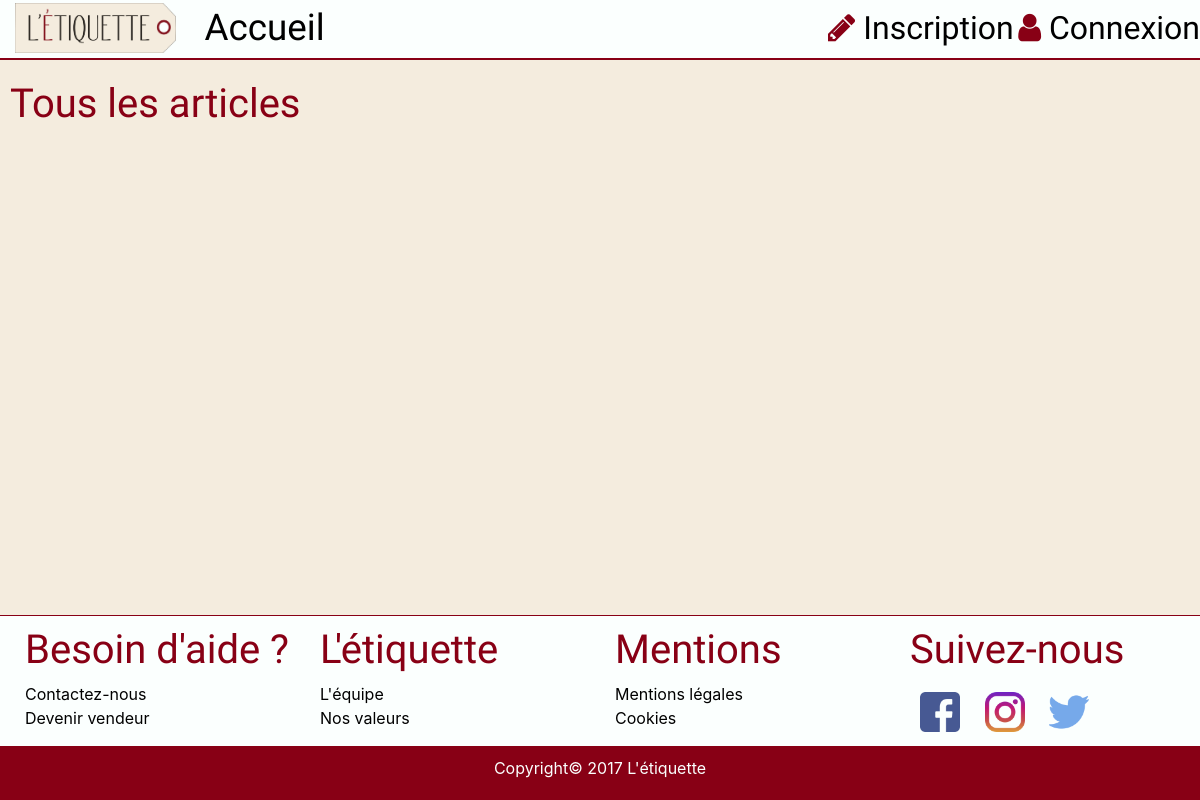
Before: / with the older database file.
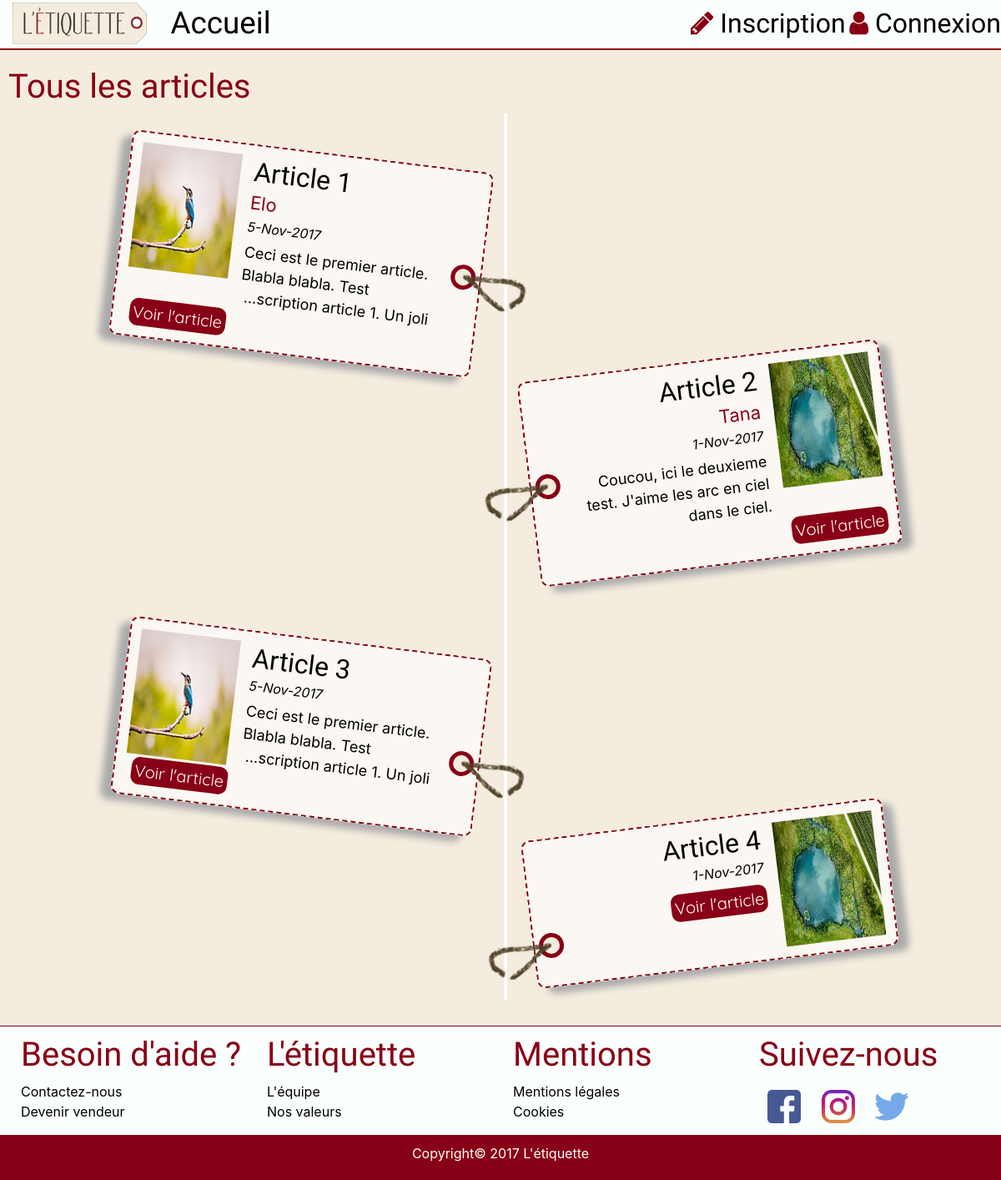
After: the same page with the newer database file.
### tables this page shows
CREATE TABLE IF NOT EXISTS `articles` (
  `id_article` int(11) NOT NULL AUTO_INCREMENT,
  `titre` varchar(255) NOT NULL,
  `auteur` varchar(255) NOT NULL,
  `date_article` datetime NOT NULL,
  `contenu` text NOT NULL,
  `description` mediumtext NOT NULL,
  `img_article` mediumtext NOT NULL,
  PRIMARY KEY (`id_article`)
);

### partials/accueil.php (the view, shortened to what this page needs)
<div class="acceuil_titre_global">
    <h1>Tous les articles</h1>
</div>
<?php
afficher_liste_articles();
function afficher_liste_articles()
{
    $bdd = connexion_sql();
    $sql = 'SELECT * FROM articles';
    $nbLigne = 0;
    $req = $bdd->query($sql) or die ('Erreur SQL : ' . mysqli_error($bdd)); ?>
    <section class="timeline">
        <div id="accueil_articles-id" class="accueil_articles">
            <?php while ($donnees = mysqli_fetch_array($req)) {
                $nbLigne++;
                ?>
                <?php
                if (($nbLigne % 2) == 0) { ?>
                    <div class="timeline-block timeline-block-right">
                        <div class="ficelle"></div>
                        <div class="scroll timeline-content">
                            <a href="index.php?page=article&id=<?php echo $donnees['id_article']; ?>&nom=<?php echo $donnees['titre']; ?>">
                                <div class="article_image">
                                    <img src="<?php echo $donnees['img_article']; ?>">
                                </div>
                                <div class="article_details">
                                    <div class="article_titre">
                                        <h2><?php echo $donnees['titre']; ?></h2>
                                    </div>
                                    <div class="article_auteur">
                                        <?php echo $donnees['auteur']; ?>
                                    </div>
                                    <div class="article_date">
                                        <em> <?php echo date_format(new DateTime($donnees['date_article']),'j-M-Y');?></em>
                                    </div>
                                    <div class="description_article">
                                        <?php echo $donnees['description']; ?>
                                    </div>
                                    <div class="goto_article">
                                        <span>Voir l'article</span>
                                    </div>
                                </div>
                            </a>
                        </div>
                    </div>
                <?php } else { ?>
                    <div  class="timeline-block timeline-block-left">
                        <div class="ficelle"></div>
                        <div class="scroll timeline-content">
                            <a href="index.php?page=article&id=<?php echo $donnees['id_article']; ?>&nom=<?php echo $donnees['titre']; ?>">
                                <div class="article_image">
                                    <img src="<?php echo $donnees['img_article']; ?>">
                                </div>
                                <div class="article_details">
                                    <div class="article_titre" style="direction: ltr">
                                        <h2><?php echo $donnees['titre']; ?></h2>
                                    </div>
                                    <div class="article_auteur">
                                        <?php echo $donnees['auteur']; ?>
                                    </div>
                                    <div class="article_date" dir="auto">
                                        <em> <?php echo date_format(new DateTime($donnees['date_article']),'j-M-Y');?></em>
                                    </div>
                                    <div class="description_article">
                                        <?php echo $donnees['description']; ?>
                                    </div>
                                    <div class="goto_article">
                                         <span>
                                             Voir l'article
                                         </span>
                                    </div>
                                </div>
                            </a>
                        </div>
                    </div>
                <?php }
            } ?>
        </div>
    </section>
    <?php
}
?>

### index.php (shortened to what this page needs)
<!DOCTYPE html>
<html lang="fr">
<head>
    <link rel="stylesheet" href="https://cdnjs.cloudflare.com/ajax/libs/font-awesome/4.7.0/css/font-awesome.min.css">
    <link rel="stylesheet" href="https://maxcdn.bootstrapcdn.com/bootstrap/4.0.0-alpha.6/css/bootstrap.min.css"
>
    <link href="css/main.css" rel="stylesheet"/>
    <link href="css/etiquettes.css" rel="stylesheet"/>
    <link href="css/timeline.css" rel="stylesheet"/>
</head>
<body>
<div class="menu">
    <?php
    include('partials/menu.php');
    ?>
</div>
<div class="contenu">
    <div class="global_width">
        <?php
        if (isset($_GET['page'])) {
            switch ($_GET['page']) {
                case 1:
                    include('partials/accueil.php');
                    break;
                case "article":
                    include('partials/article.php');
                    break;
                case 3:
                    include('partials/authentification.php');
                    break;
                case 4:
                    include('partials/inscription.php');
                    break;
                case 5:
                    include('partials/forget_password.php');
                    break;
                case "nos_valeurs":
                    include('partials/footer/nos_valeurs.php');
                    break;
                case "mentions_legales":
                    include('partials/footer/mentions_legales.php');
                    break;
            }
        } else {
            include('partials/accueil.php');
        }
        ?>
    </div>
</div>
<div id="footer">
    <?php include('partials/footer.php'); ?>
</div>
</body>
</html>

### partials/menu.php (shortened to what this page needs)
<nav class="menu" id="menu" xmlns="http://www.w3.org/1999/html">
    <div class="menu-item logo"><a href="/blog"><img src="assets/logo.png"></a></div>
    <div id="acceuil" class="menu-item"><a href="/blog">Accueil</a></div>
    <div id="grand-ecran" class="menu-right">
        <?php
        if (isset($_SESSION['user'])){
            ?><div class="menu-item menu-item-right menu-pseudo">
                <?php echo $_SESSION['user']['pseudo'] ?>
            </div>
            <div class="menu-item menu-item-right"><a href="sql/deconnexion.php"><i class="fa fa-user-times  "
                                                                  aria-hidden="true"></i>
                    Déconnexion</a></div>
            <?php
        }
        else{
        ?>
        <div class="menu-item menu-item-right"><a href="index.php?page=4"><i class="fa fa-pencil"
                                                                             aria-hidden="true"></i>
                Inscription</a></div>
        <div class="menu-item menu-item-right"><a href="index.php?page=3"><i class="fa fa-user"
                                                                             aria-hidden="true"></i>
                Connexion</a></div> <?php } ?>
    </div>
</nav>

### partials/footer.php
<div id="bottom-page">
    <div class="bottom-bar">
        <div class="global_width_bottom">
            <div class="row">
                <div class="col-md-3 aide">
                    <h1>Besoin d'aide ?</h1>
                    <ul>
                        <a href="#">
                            <li>Contactez-nous</li>
                        </a>
                        <a href="#">
                            <li>Devenir vendeur</li>
                        </a>
                    </ul>
                </div>
                <div class="col-md-3 etiquette ">
                    <h1>L'étiquette</h1>
                    <ul>
                        <a href="#">
                            <li>L'équipe</li>
                        </a>
                        <a href="index.php?page=nos_valeurs">
                            <li>Nos valeurs</li>
                        </a>
                    </ul>
                </div>
                <div class="col-md-3 mentions ">
                    <h1>Mentions</h1>
                    <ul>
                        <a href="index.php?page=mentions_legales">
                            <li>Mentions légales</li>
                        </a>
                        <a href="#">
                            <li>Cookies</li>
                        </a>
                    </ul>
                </div>
                <div class="col-md-3 social">
                    <h1>Suivez-nous</h1>
                    <div class="icon_social">
                        <a href="#"><img src="assets/icones/facebook.png"></a>
                        <a href="#"><img src="assets/icones/instagram.png"></a>
                        <a href="#"><img src="assets/icones/twitter.png"></a>
                    </div>
                </div>
            </div>
        </div>
    </div>
    <div class="bottom-copyright">
        <div class="global_width_bottom">
            Copyright© 2017 L'étiquette
        </div>
    </div>
</div>

### css/main.css (style rules this page uses)
body { background-color: #F4ECDE !important; }
h1, h3 { font-family: 'Open Sans Condensed', sans-serif; }
h2 { font-family: 'Dosis', sans-serif; }
.row { margin:0; }
.contenu { flex: 1; min-height: -webkit-calc(100vh - 295px); height: -moz-calc(100vh - 295px); min-height: calc(100vh - 295px); }
.global_width { max-width: 1760px; margin: auto; padding: 0 50px; height: 100%; }
.menu { height: 60px; margin-bottom: 20px; border: 0; width: 100%; background-color: #FBFFFE; border-bottom: 2px solid #880015; position: static; top: 60px; z-index: 999; }
.menu .menu-item { text-align: left; font-family: 'Open Sans Condensed', sans-serif; font-size: 2.3em; color: #000000; display: inline-block; }
.menu .menu-right { text-align: right; width: 40%; float: right; display: inline-block; padding-top:4px; }
.menu .menu-right .menu-item { font-size: 2em; }
.menu .fa { color: #880015; }
.menu .logo { width: 200px; }
.menu img { margin-bottom: 4px; height: 50px; padding-left: 15px; }
.menu a { color: #000000; }
#bottom-page a { text-decoration: none; color: #000000; }
#bottom-page a > li { list-style-type: none; }
#bottom-page h1 { padding-left: 40px; font-family: 'Open Sans Condensed', sans-serif; color: #880015; }
.bottom-bar { margin-top: 30px; padding-top: 10px; background-color: #FBFFFE; border-top: 1.5px solid #880015; }
.bottom-bar .icon_social { padding-left: 40px; }
.bottom-bar .icon_social img { width: 50px; margin: 10px; }
.bottom-copyright { background-color: #880015; color: #FBFFFE; text-align: center; padding-top: 10px; padding-bottom: 20px; bottom: 0; }
.global_width_bottom { max-width: 1580px; margin: auto; padding: 0 10px; }
.accueil_articles, .nos_valeurs { margin: auto; position: relative; overflow: hidden; }
.accueil_articles a { text-decoration: none; color: #000000; }
.accueil_articles h2 { margin-bottom: 2px; white-space: nowrap; overflow: hidden; text-overflow: ellipsis; }
.acceuil_titre_global h1 { color: #880015; }
.accueil_articles .article_image img { width: 200px; height: 250px; }
.accueil_articles .timeline-block-left .article_image, .nos_valeurs .timeline-block-left .valeur_image { padding-right: 16px; }
.accueil_articles .timeline-block-right .article_image, .nos_valeurs .timeline-block-right .valeur_image { padding-left: 16px; }
.accueil_articles .article_details .article_auteur, .nos_valeurs .valeur_titre { font-size: 22px; color: #880015; }
.accueil_articles .article_details .description_article { margin-top: 5px; font-size: 22px; text-overflow: ellipsis; overflow: hidden; max-height: 130px; display: -webkit-box; -webkit-line-clamp: 3; -webkit-box-orient: vertical; }
.accueil_articles .article_details .goto_article { margin-left: 8px; font-family: 'Quicksand', sans-serif; font-size: 24px; display: inline-block; }
.accueil_articles .article_details .goto_article span { padding: 4px; background-color: #880015; color: white; border-radius: 10px; }
.accueil_articles .timeline-block-left .article_details, .accueil_articles .timeline-block-left .article_titre { margin-right: 10%; }
.accueil_articles .timeline-block-right .article_details, .accueil_articles .timeline-block-right .article_titre { margin-left: 10%; }
@media screen and (max-width: 1250px) { .accueil_articles .article_image img { width: 120px !important; height: 150px !important; } }
@media screen and (max-width: 1250px) { .accueil_articles .article_details .description_article { font-size: 18px; } }
@media screen and (max-width: 1250px) { #footer h1 { font-size: 40px; padding:0; } }
@media screen and (max-width: 1250px) { #footer ul, .bottom-bar .icon_social { padding:0; } }
@media screen and (max-width: 1250px) { .bottom-bar .icon_social img { width: 40px; } }

Changed rows visible on the page:
added articles: img_article (picture), titre "Article 1", auteur "Elo", date_article "5-Nov-2017", description "Ceci est le premier article. Blabla blabla. Test description article 1. Un…"
added articles: img_article (picture), titre "Article 2", auteur "Tana", date_article "1-Nov-2017", description "Coucou, ici le deuxieme test. J'aime les arc en ciel dans le ciel."
added articles: img_article (picture), titre "Article 3", date_article "5-Nov-2017", description "Ceci est le premier article. Blabla blabla. Test description article 1. Un…"
added articles: img_article (picture), titre "Article 4", date_article "1-Nov-2017"
